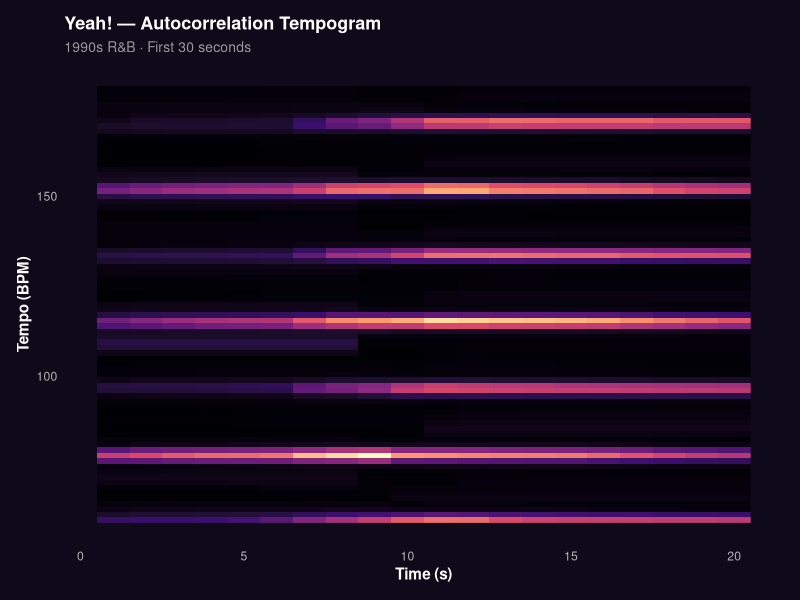
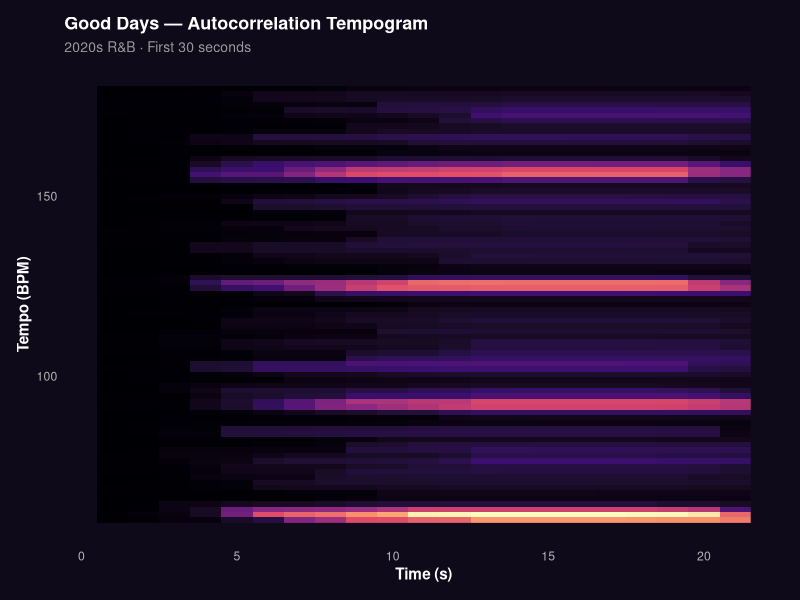
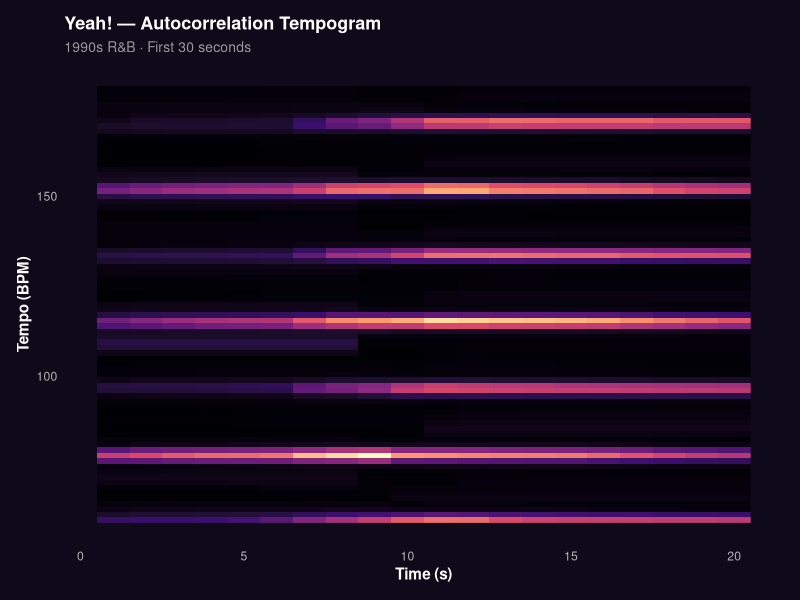
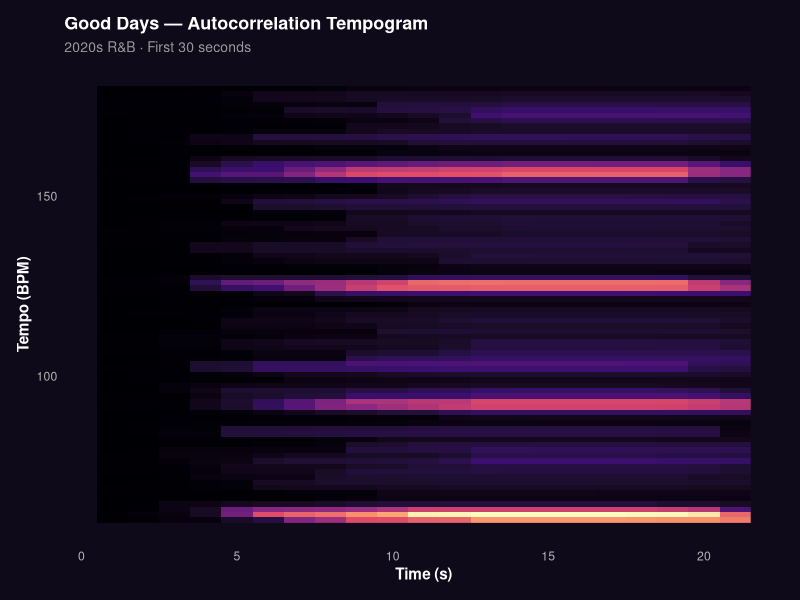

The R source for these figures, in order:
library(tidyverse)

bg <- "#0E0A1A"

# ── Read tempogram CSV files ──────────────────────────────────────────────────
yeah_tempogram_raw    <- read_csv("yeah_act.csv",     show_col_types = FALSE)
gooddays_tempogram_raw <- read_csv("gooddays_act.csv", show_col_types = FALSE)

# ── Convert to long format ────────────────────────────────────────────────────
make_tempogram_long <- function(df, bpm_min = 60, bpm_max = 180) {
  df <- df %>% mutate(TIME = row_number())
  n_tempo_cols <- ncol(df) - 1
  colnames(df)[1:n_tempo_cols] <- seq(bpm_min, bpm_max, length.out = n_tempo_cols)
  df %>%
    pivot_longer(cols = -TIME, names_to = "tempo", values_to = "value") %>%
    mutate(
      tempo = as.numeric(tempo),
      TIME  = as.numeric(TIME),
      value = as.numeric(value)
    ) %>%
    drop_na(TIME, tempo, value)
}

yeah_tempogram_long     <- make_tempogram_long(yeah_tempogram_raw)
gooddays_tempogram_long <- make_tempogram_long(gooddays_tempogram_raw)

# ── Shared dark theme ─────────────────────────────────────────────────────────
theme_tempogram <- theme_minimal(base_size = 11) +
  theme(
    plot.background  = element_rect(fill = bg, color = NA),
    panel.background = element_rect(fill = bg, color = NA),
    panel.grid       = element_blank(),
    text             = element_text(color = "white"),
    axis.text        = element_text(color = "grey70"),
    axis.title       = element_text(color = "white", face = "bold"),
    plot.title       = element_text(color = "white", face = "bold", size = 13),
    plot.subtitle    = element_text(color = "grey60", size = 10),
    plot.margin      = margin(12, 12, 12, 12)
  )

# ── Yeah! tempogram (1990s — magma) ──────────────────────────────────────────
yeah_tempogram <- ggplot(yeah_tempogram_long, aes(x = TIME, y = tempo, fill = value)) +
  geom_raster() +
  scale_fill_viridis_c(option = "magma", guide = "none") +
  labs(
    title    = "Yeah! — Autocorrelation Tempogram",
    subtitle = "1990s R&B · First 30 seconds",
    x        = "Time (s)",
    y        = "Tempo (BPM)"
  ) +
  theme_tempogram

# ── Good Days tempogram (2020s — magma) ──────────────────────────────────────
gooddays_tempogram <- ggplot(gooddays_tempogram_long, aes(x = TIME, y = tempo, fill = value)) +
  geom_raster() +
  scale_fill_viridis_c(option = "magma", guide = "none") +
  labs(
    title    = "Good Days — Autocorrelation Tempogram",
    subtitle = "2020s R&B · First 30 seconds",
    x        = "Time (s)",
    y        = "Tempo (BPM)"
  ) +
  theme_tempogram

print(yeah_tempogram)
print(gooddays_tempogram)

# ── Save ──────────────────────────────────────────────────────────────────────
ggsave("images/tempogram_yeah.png",
       plot = yeah_tempogram,     width = 10, height = 5, dpi = 300, bg = bg)

ggsave("images/tempogram_gooddays.png",
       plot = gooddays_tempogram, width = 10, height = 5, dpi = 300, bg = bg)
